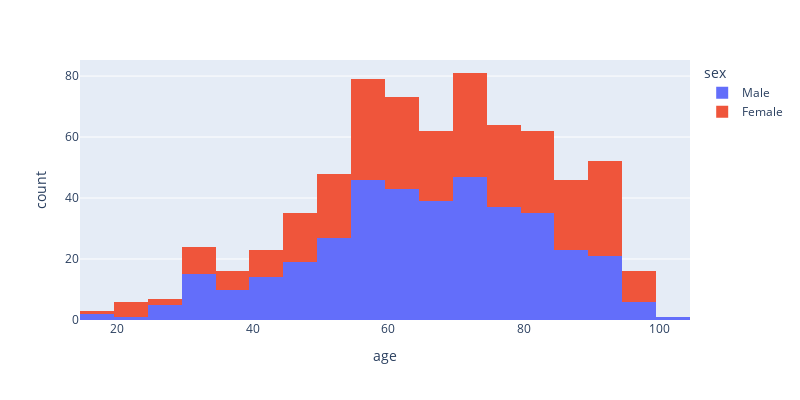

The code cell stored with this chart in its notebook:
### Code cell
several_histogram(dataset, 'sex', 'age' )

### Figure 1 — Plotly figure (JSON) as saved in the notebook; plotly's stock layout.template omitted (floating-point values rounded to 4 significant figures; data arrays with more than 128 entries replaced by an {"elided": "..."} marker saying what was removed)
{"data": [{"alignmentgroup": "True", "bingroup": "x", "hovertemplate": "sex=Male<br>age=%{x}<br>count=%{y}<extra></extra>", "legendgroup": "Male", "marker": {"color": "#636efa", "pattern": {"shape": ""}}, "name": "Male", "offsetgroup": "Male", "orientation": "v", "showlegend": true, "type": "histogram", "x": {"elided": "391 int values"}, "xaxis": "x", "yaxis": "y"}, {"alignmentgroup": "True", "bingroup": "x", "hovertemplate": "sex=Female<br>age=%{x}<br>count=%{y}<extra></extra>", "legendgroup": "Female", "marker": {"color": "#EF553B", "pattern": {"shape": ""}}, "name": "Female", "offsetgroup": "Female", "orientation": "v", "showlegend": true, "type": "histogram", "x": {"elided": "307 int values"}, "xaxis": "x", "yaxis": "y"}], "layout": {"barmode": "relative", "height": 400, "legend": {"title": {"text": "sex"}, "tracegroupgap": 0}, "margin": {"t": 60}, "width": 800, "xaxis": {"anchor": "y", "domain": [0, 1], "title": {"text": "age"}}, "yaxis": {"anchor": "x", "domain": [0, 1], "title": {"text": "count"}}}}
